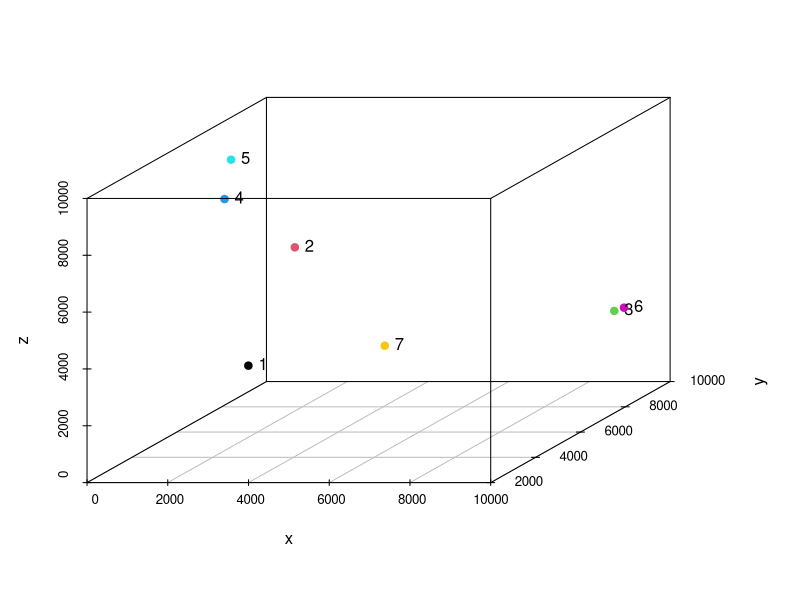
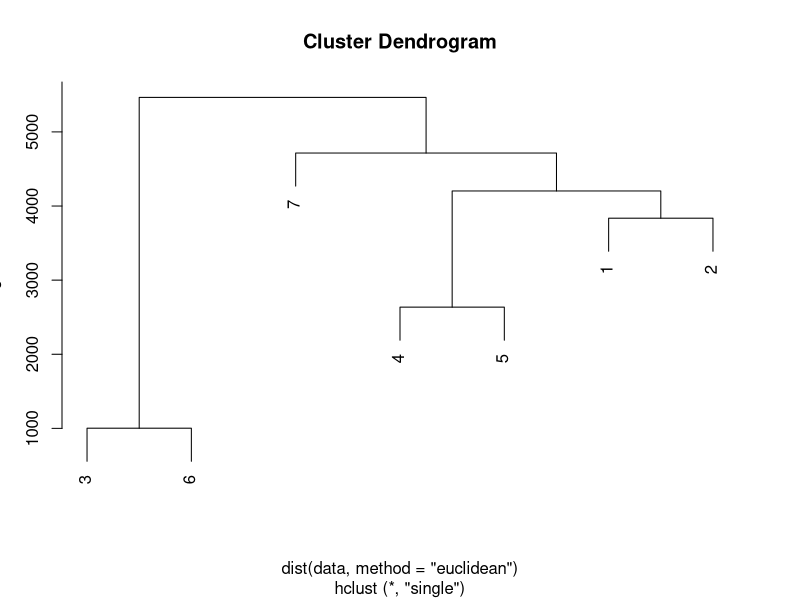
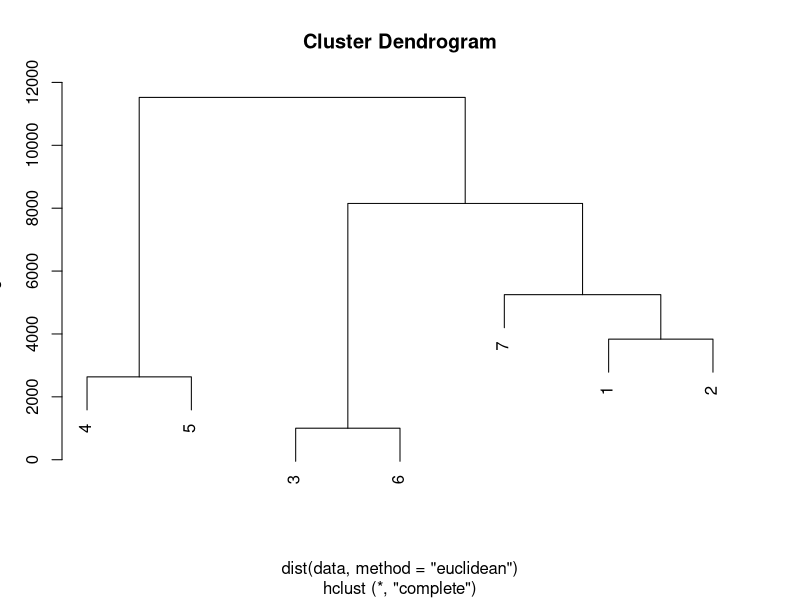
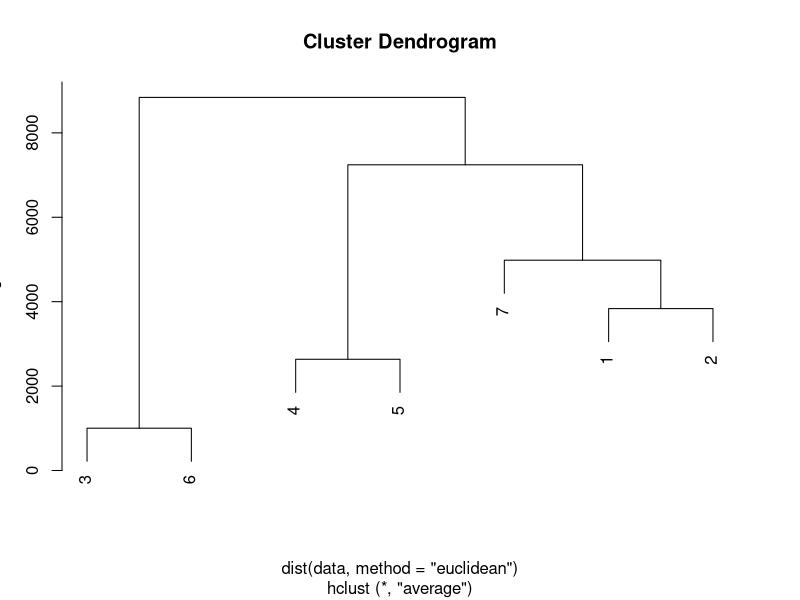
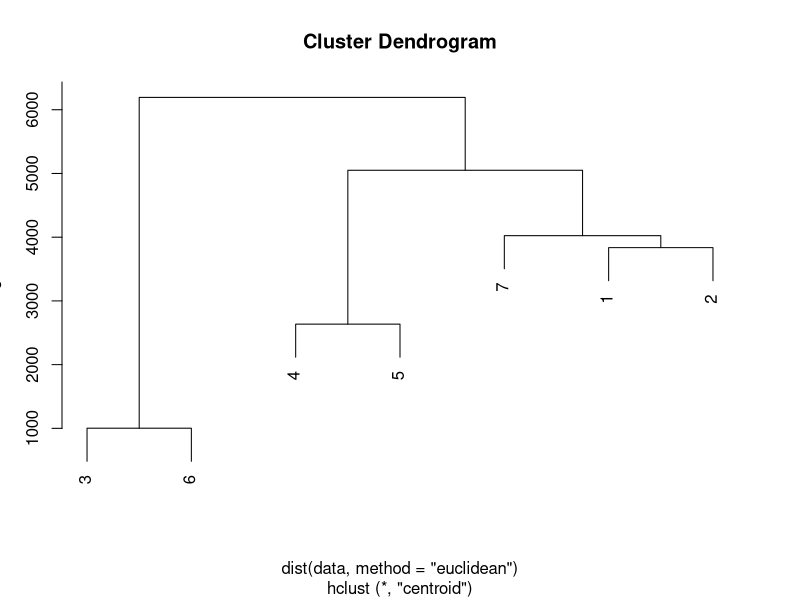
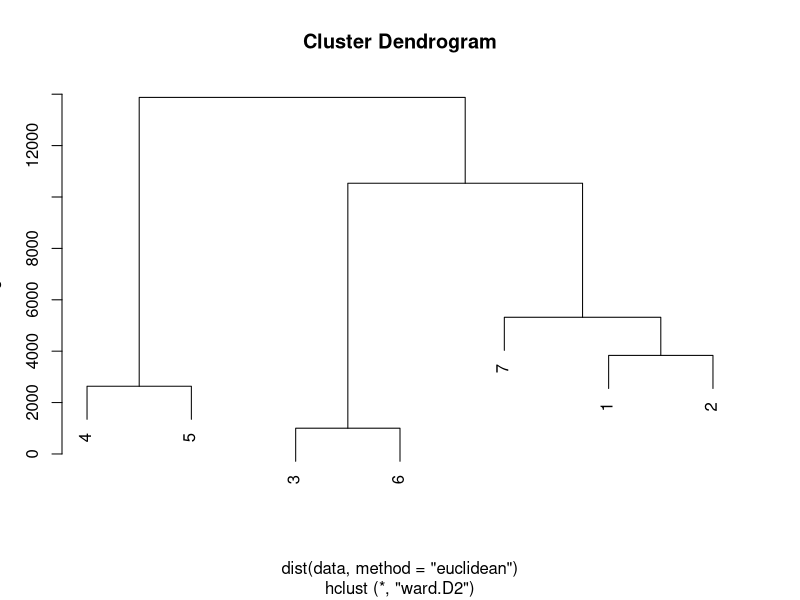

These charts were generated, in order, by the following R code:
#set seed to make example reproducible
set.seed(123)
data <- data.frame(x=sample(1:10000,7), 
                   y=sample(1:10000,7), 
                   z=sample(1:10000,7))
data
#install.packages("scatterplot3d")

library(scatterplot3d)
s3d <- scatterplot3d(data, color=1:7, pch=19, type="p")
s3d.coords <- s3d$xyz.convert(data)
#label data points(1~7)
text(s3d.coords$x, s3d.coords$y, labels=row.names(data), cex=1, pos=4)

# create own function according to Euclidean distance formula
euclidean_distance <- function(p,q){
  sqrt(sum((p - q)^2))
}

# check points 4 and 6 
euclidean_distance(data[3,],data[5,]) #my own function


par(mfrow=c(1,1))
plot(hclust(dist(data, method="euclidean"), method="single"))
hc<-hclust(dist(data, method="euclidean"), method="single")
#More types below, details not known :(
plot(hclust(dist(data, method="euclidean"), method="complete"))
plot(hclust(dist(data, method="euclidean"), method="average"))
plot(hclust(dist(data, method="euclidean"), method="centroid"))
plot(hclust(dist(data, method="euclidean"), method="ward.D2"))
